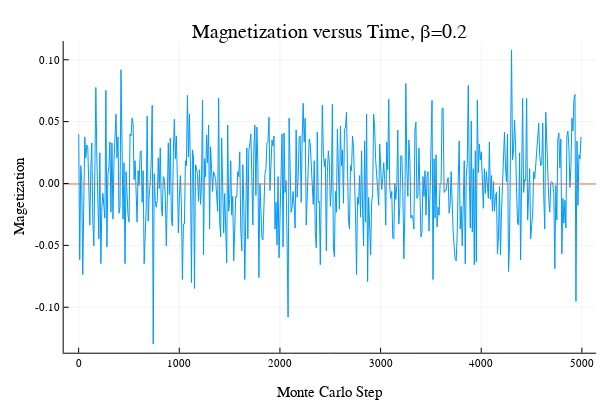

Here is the notebook cell this chart was saved with:
### Code cell
plot(1:nskip:5000,Ma[1:500]/lt.N)
hline!([Mave])
plot!(xlabel="Monte Carlo Step"
    ,ylabel="Magetization"
    ,title="Magnetization versus Time, β=$beta",legend=false)

### Figure 1 — Plotly figure (JSON) as saved in the notebook; plotly's stock layout.template omitted (floating-point values rounded to 4 significant figures; data arrays with more than 128 entries replaced by an {"elided": "..."} marker saying what was removed)
{"data": [{"colorbar": {"title": ""}, "hoverinfo": "text", "legendgroup": "y1", "line": {"color": "rgba(0, 154, 250, 1.000)", "dash": "solid", "shape": "linear", "width": 1}, "mode": "lines", "name": "y1", "showlegend": true, "text": {"elided": "500 null values"}, "type": "scatter", "x": {"elided": "500 int values"}, "xaxis": "x1", "y": {"elided": "500 float values"}, "yaxis": "y1", "zmax": null, "zmin": null}, {"colorbar": {"title": ""}, "hoverinfo": "text", "legendgroup": "y2", "line": {"color": "rgba(227, 111, 71, 1.000)", "dash": "solid", "shape": "linear", "width": 1}, "mode": "lines", "name": "y2", "showlegend": true, "text": [null, null], "type": "scatter", "x": [-529100.0, 534100.0], "xaxis": "x1", "y": [-0.0004072, -0.0004072], "yaxis": "y1", "zmax": null, "zmin": null}], "layout": {"annotations": [{"font": {"color": "rgba(0, 0, 0, 1.000)", "family": "sans-serif", "size": 20}, "rotation": 0, "showarrow": false, "text": "Magnetization versus Time, β=0.2", "x": 0.5498, "xanchor": "center", "xref": "paper", "y": 1, "yanchor": "top", "yref": "paper"}], "height": 400, "margin": {"b": 20, "l": 0, "r": 0, "t": 20}, "paper_bgcolor": "rgba(255, 255, 255, 1.000)", "plot_bgcolor": "rgba(255, 255, 255, 1.000)", "showlegend": false, "width": 600, "xaxis": {"anchor": "y1", "domain": [0.1061, 0.9934], "gridcolor": "rgba(0, 0, 0, 0.100)", "gridwidth": 0.5, "linecolor": "rgba(0, 0, 0, 1.000)", "mirror": false, "range": [-148.7, 5141.0], "showgrid": true, "showline": true, "showticklabels": true, "tickangle": 0, "tickcolor": "rgb(0, 0, 0)", "tickfont": {"color": "rgba(0, 0, 0, 1.000)", "family": "sans-serif", "size": 11}, "tickmode": "array", "ticks": "inside", "ticktext": ["0", "1000", "2000", "3000", "4000", "5000"], "tickvals": [0, 1000, 2000, 3000, 4000, 5000], "title": "Monte Carlo Step", "titlefont": {"color": "rgba(0, 0, 0, 1.000)", "family": "sans-serif", "size": 15}, "type": "-", "visible": true, "zeroline": false, "zerolinecolor": "rgba(0, 0, 0, 1.000)"}, "yaxis": {"anchor": "x1", "domain": [0.07581, 0.9415], "gridcolor": "rgba(0, 0, 0, 0.100)", "gridwidth": 0.5, "linecolor": "rgba(0, 0, 0, 1.000)", "mirror": false, "range": [-0.1367, 0.1151], "showgrid": true, "showline": true, "showticklabels": true, "tickangle": 0, "tickcolor": "rgb(0, 0, 0)", "tickfont": {"color": "rgba(0, 0, 0, 1.000)", "family": "sans-serif", "size": 11}, "tickmode": "array", "ticks": "inside", "ticktext": ["-0.10", "-0.05", "0.00", "0.05", "0.10"], "tickvals": [-0.1, -0.05, 0, 0.05, 0.1], "title": "Magetization", "titlefont": {"color": "rgba(0, 0, 0, 1.000)", "family": "sans-serif", "size": 15}, "type": "-", "visible": true, "zeroline": false, "zerolinecolor": "rgba(0, 0, 0, 1.000)"}}}
